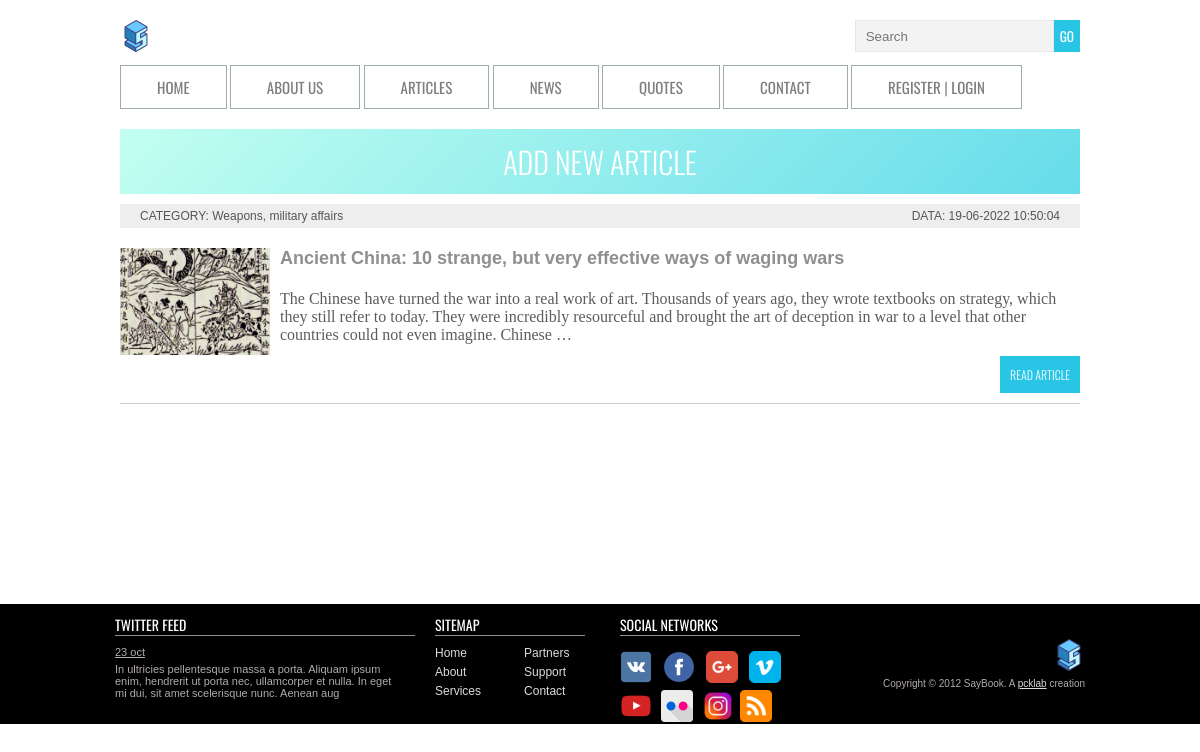
The app's page /category/oruzhie-voennoe-delo/ with its own data.
### saybook/models.py (models this page shows, shortened)
class Article(models.Model):
    title = models.CharField(max_length=255, verbose_name="Заголовок")
    slug = models.SlugField(max_length=255, unique=True, db_index=True, verbose_name="URL")
    content = models.TextField(blank=True, verbose_name="Текст статьи")
    photo = models.ImageField(upload_to="photos/%Y/%m/%d/", verbose_name="Фото")
    time_create = models.DateTimeField(auto_now_add=True, verbose_name="Время создания")
    time_update = models.DateTimeField(auto_now=True, verbose_name="Время изменения")
    is_published = models.BooleanField(default=True, verbose_name="Публикация")
    cat = models.ForeignKey('Category', on_delete=models.PROTECT, verbose_name="Категории")
    likes = models.ManyToManyField(User, related_name='likes', blank=False)
    def get_absolute_url(self):
        return reverse('post', kwargs={'post_slug': self.slug})
    class Meta:
        verbose_name = 'Статьи'
        verbose_name_plural = 'Статьи'
        ordering = ['id']

class Category(models.Model):
    name = models.CharField(max_length=100, db_index=True, verbose_name="Категория")
    slug = models.SlugField(max_length=255, unique=True, db_index=True, verbose_name="URL")
    def __str__(self):
        return self.name
    class Meta:
        verbose_name = 'Категория'
        verbose_name_plural = 'Категории'
        ordering = ['id']

### saybook/views.py (the view)
# urls.py: path('category/<slug:cat_slug>/', views.ArticleCategory.as_view(), name='category'),
class ArticleCategory(DataMixin, ListView):
    model = Article
    template_name = 'articles.html'
    context_object_name = 'posts'
    allow_empty = False
    def get_queryset(self):
        return Article.objects.filter(cat__slug=self.kwargs['cat_slug'], is_published=True)
    def get_context_data(self, *, object_list=None, **kwargs):
        context = super().get_context_data(**kwargs)
        c_def = self.get_user_context(title='Категория - ' + str(context['posts'][0].cat),
        cat_selected=context['posts'][0].cat_id)
        return dict(list(context.items()) + list(c_def.items()))

### saybook/utils.py (called while the page is built)
    def get_user_context(self, **kwargs):
        context = kwargs
        cats = Category.objects.annotate(Count('article'))
        user_menu = menu.copy()
        if not self.request.user.is_authenticated:
            user_menu.pop(1)
        context['menu'] = user_menu
        context['cats'] = cats
        if 'cat_selected' not in context:
            context['cat_selected'] = 0
        return context

### saybook/templates/articles.html (shortened to what this page needs)
{% extends 'index.html' %}
{% block content %}
<section class="normal">
  <blockquote><a class="cent" href="{% url 'add_page' %}">ADD NEW ARTICLE</a></blockquote>
<ul class="list-articles">
	{% for p in posts %}
			<li><div class="article-panel">
	<p class="first">CATEGORY: {{p.cat}}</p>
	<p class="last">DATA: {{p.time_update|date:"d-m-Y H:i:s"}}</p>
</div>
{% if p.photo %}
	<p><img class="img-article-left thumb" src="{{p.photo.url}}"></p>
{% endif %}
	<h2>{{p.title}}</h2>
	{% autoescape on %}
	<h4>{{p.content|linebreaks|truncatewords:50}}</h4>
	{% endautoescape %}
			<p class="link-read-post"><a href="{{ p.get_absolute_url }}">READ ARTICLE</a></p>
			</li>
	{% endfor %}
</ul>
</section>
{% endblock %}

### saybook/static/css/style.css (style rules this page uses)
body { color: #8f8f8f; font: 12px Tahoma, sans-serif; margin: 0; }
p { margin: 20px 0; font-weight: 100; }
h4 { color: #5c5c5c; font-size: 16px; font-weight: lighter; font-family: 'Calibri', serif; font-weight: 500; }
section { margin-left: 280px; padding-bottom: 50px; min-height: 425px; }
.normal { margin-left: 0px; }
.cent { color: #fff; font-family: 'Oswald', sans-serif; font-weight: 300; text-decoration: none; }
blockquote { margin: 0; background: linear-gradient(-45deg, #29c5e6, #7769dd34, #29c5e6, #00ffc33d); background-size: 500% 500%; animation: gradient 10s ease infinite; padding: 10px 20px; font-size: 30px; font-family: 'Oswald', sans-serif; font-weight: 300; text-align: center; margin-bottom: 10px; }
img { max-width: 600px; height: auto; }
img.img-article-left { max-width: 300px; height: auto; float: left; padding: 0 10px 10px 0; }
img.img-article-left.thumb { max-width: 150px; max-height: 130px; }
div.article-panel { background: #eee; padding: 5px 20px 5px 20px; box-sizing border-box; overflow: hidden; color: #555; }
div.article-panel p.first { margin: 0; float: left; }
div.article-panel p.last { margin: 0; float: right; }
ul.list-articles { list-style: none; margin: 0; padding: 0; }
ul.list-articles li { border-bottom: 1px solid #ccc; }
p.link-read-post { text-align: right; }
p.link-read-post a { padding: 10px; min-width: 100px; background: #29c5e6; color: #fff; font-family: 'Oswald', sans-serif; font-weight: 300; text-decoration: none; }

### records on screen
Article: cat "Weapons, military affairs", time_update "19-06-2022 10:50:04", photo (picture), title "Ancient China: 10 strange, but very effective ways of waging wars", content "The Chinese have turned the war into a real work of art. Thousands of years ago, they wrote textbooks on strategy, which they still refer to today. They were incredibly resourceful and brought the art of deception in war to a level that other countries could not even imagine. Chinese …"
